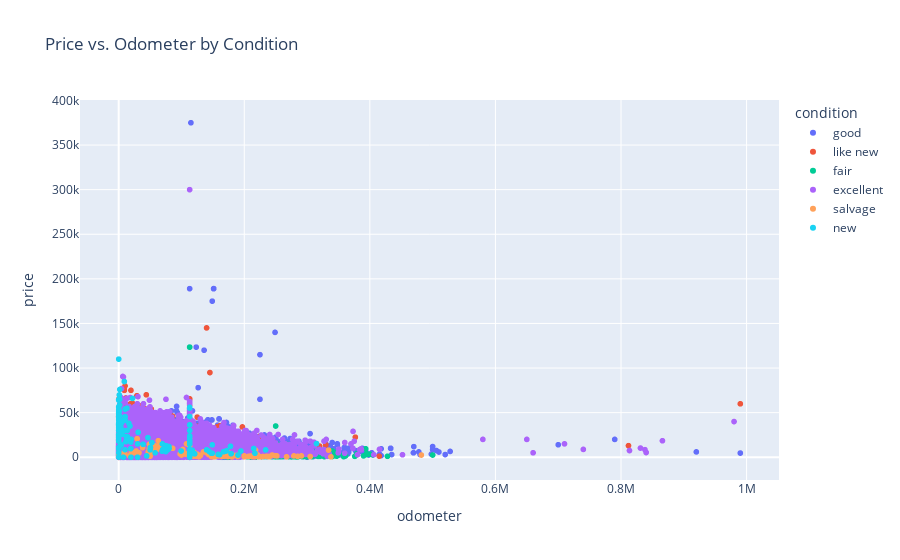

Source (notebook cell):
### Markdown cell above
Histogram: Price Distribution by Vehicle Type

This chart shows that most vehicle types are priced under $50,000. SUVs and sedans are the most common in the dataset. Expensive cars are rare and mostly belong to specific types like pickup and convertible.

### Code cell
# Creating a scatter plot to explore the relationship between car price and odometer reading
# The x-axis shows the mileage (odometer) of each vehicle
# The y-axis shows the price of the vehicle
# Each dot represents one car, and the color shows its condition (e.g., new, fair, salvage, etc.)

# This chart helps us understand how car condition and mileage affect pricing
# For example, we can see that lower mileage cars tend to be more expensive, especially when they are in better condition

# Scatterplot: Price vs. Odometer, colored by condition
px.scatter(df, x='odometer', y='price', color='condition', title='Price vs. Odometer by Condition')

### Figure 1 — Plotly figure (JSON) as saved in the notebook; plotly's stock layout.template omitted (floating-point values rounded to 4 significant figures; data arrays with more than 128 entries replaced by an {"elided": "..."} marker saying what was removed)
{"data": [{"hovertemplate": "condition=good<br>odometer=%{x}<br>price=%{y}<extra></extra>", "legendgroup": "good", "marker": {"color": "#636efa", "symbol": "circle"}, "mode": "markers", "name": "good", "showlegend": true, "type": "scattergl", "x": {"elided": "20145 float values"}, "xaxis": "x", "y": {"elided": "20145 int values"}, "yaxis": "y"}, {"hovertemplate": "condition=like new<br>odometer=%{x}<br>price=%{y}<extra></extra>", "legendgroup": "like new", "marker": {"color": "#EF553B", "symbol": "circle"}, "mode": "markers", "name": "like new", "showlegend": true, "type": "scattergl", "x": {"elided": "4742 float values"}, "xaxis": "x", "y": {"elided": "4742 int values"}, "yaxis": "y"}, {"hovertemplate": "condition=fair<br>odometer=%{x}<br>price=%{y}<extra></extra>", "legendgroup": "fair", "marker": {"color": "#00cc96", "symbol": "circle"}, "mode": "markers", "name": "fair", "showlegend": true, "type": "scattergl", "x": {"elided": "1607 float values"}, "xaxis": "x", "y": {"elided": "1607 int values"}, "yaxis": "y"}, {"hovertemplate": "condition=excellent<br>odometer=%{x}<br>price=%{y}<extra></extra>", "legendgroup": "excellent", "marker": {"color": "#ab63fa", "symbol": "circle"}, "mode": "markers", "name": "excellent", "showlegend": true, "type": "scattergl", "x": {"elided": "24773 float values"}, "xaxis": "x", "y": {"elided": "24773 int values"}, "yaxis": "y"}, {"hovertemplate": "condition=salvage<br>odometer=%{x}<br>price=%{y}<extra></extra>", "legendgroup": "salvage", "marker": {"color": "#FFA15A", "symbol": "circle"}, "mode": "markers", "name": "salvage", "showlegend": true, "type": "scattergl", "x": [216300.0, 285000.0, 120000.0, 164200.0, 229700.0, 175000.0, 334200.0, 482000.0, 249000.0, 154100.0, 251900.0, 219700.0, 218000.0, 128000.0, 221200.0, 64050.0, 113000.0, 113000.0, 108000.0, 142000.0, 57500.0, 0.0, 63000.0, 38000.0, 116600.0, 0.0, 113000.0, 9621.0, 97800.0, 113000.0, 150000.0, 17080.0, 48500.0, 130200.0, 200000.0, 8900.0, 113000.0, 174000.0, 63400.0, 305000.0, 108000.0, 167000.0, 279000.0, 113000.0, 240500.0, 38000.0, 86000.0, 210000.0, 50000.0, 108000.0, 221000.0, 29330.0, 60920.0, 113000.0, 53890.0, 143300.0, 189000.0, 113000.0, 163000.0, 244400.0, 189400.0, 180000.0, 113000.0, 119000.0, 9621.0, 180800.0, 105000.0, 235300.0, 125000.0, 24500.0, 29330.0, 60920.0, 102200.0, 113000.0, 140200.0, 113000.0, 49680.0, 146000.0, 135000.0, 100000.0, 200000.0, 47000.0, 148000.0, 113000.0, 190000.0, 153000.0, 149000.0, 168000.0, 163.0, 201000.0, 28000.0, 124000.0, 291000.0, 113000.0, 102600.0, 338000.0, 113000.0, 212500.0, 113000.0, 32320.0, 113000.0, 180000.0, 54000.0, 158700.0, 100.0, 49000.0, 267400.0, 173000.0, 207000.0, 238200.0, 225000.0, 106300.0, 20000.0, 113000.0, 181500.0], "xaxis": "x", "y": [600, 1000, 5500, 999, 850, 5000, 8000, 2500, 1800, 1000, 1500, 1800, 8000, 580, 2700, 11000, 800, 800, 3800, 4100, 12900, 400, 18500, 13500, 5500, 900, 850, 4500, 3750, 22000, 800, 1700, 9450, 2000, 1500, 5000, 4000, 800, 13000, 800, 15000, 2950, 1500, 3500, 800, 10700, 9975, 1400, 1200, 3500, 800, 20750, 8750, 13200, 6750, 2950, 2495, 2400, 2700, 2500, 800, 1200, 1200, 1000, 4500, 500, 4700, 1000, 3500, 5200, 20750, 8750, 8725, 750, 5000, 1700, 3000, 3000, 6000, 2500, 700, 5990, 500, 2500, 2250, 650, 700, 1000, 1900, 600, 7000, 1000, 1500, 7000, 4800, 500, 2000, 700, 3000, 5000, 7000, 450, 9900, 1500, 5000, 14500, 500, 1500, 1000, 850, 500, 3500, 5000, 2900, 2700], "yaxis": "y"}, {"hovertemplate": "condition=new<br>odometer=%{x}<br>price=%{y}<extra></extra>", "legendgroup": "new", "marker": {"color": "#19d3f3", "symbol": "circle"}, "mode": "markers", "name": "new", "showlegend": true, "type": "scattergl", "x": {"elided": "143 float values"}, "xaxis": "x", "y": {"elided": "143 int values"}, "yaxis": "y"}], "layout": {"legend": {"title": {"text": "condition"}, "tracegroupgap": 0}, "title": {"text": "Price vs. Odometer by Condition"}, "xaxis": {"anchor": "y", "domain": [0, 1], "title": {"text": "odometer"}}, "yaxis": {"anchor": "x", "domain": [0, 1], "title": {"text": "price"}}}}
